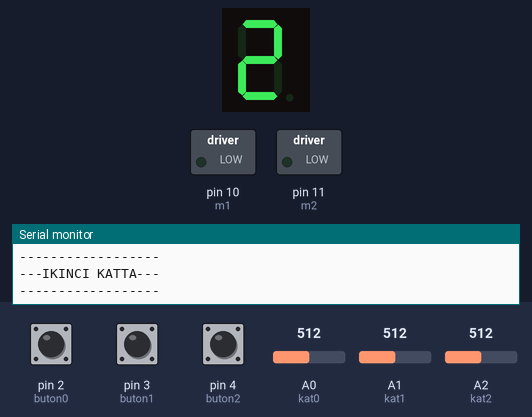
A sketch run on a simulated Arduino Uno, built with avr-gcc and run on an emulated ATmega328P. Parts: 1-digit seven-segment display, switched loads named in the sketch (green lamp = pin HIGH), the last lines printed to the serial monitor. Wiring (inferred from the names in the program): 1-digit 7-segment display, segments lit when HIGH: segments pin 9, pin 8, pin 7, pin 6, pin 5, pin 12, pin 13. The test bench sets the inputs (shaded band); at power-on: pin 2 (buton0) LOW, A0 (kat0) = 512, pin 3 (buton1) LOW, A2 (kat2) = 512, A1 (kat1) = 512, pin 4 (buton2) LOW. The segment pins are drawn as the display they are named for; pins used as bus, display or sensor lines are not drawn.

Above: at 1.2 s.
1.3 s: pin 2 (buton0) pulled HIGH for 0.15 s
At 1.7 s:
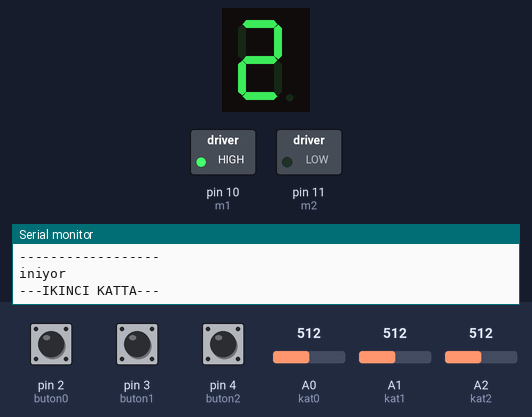
2.9 s: A0 (kat0) set to 489
At 4.0 s:
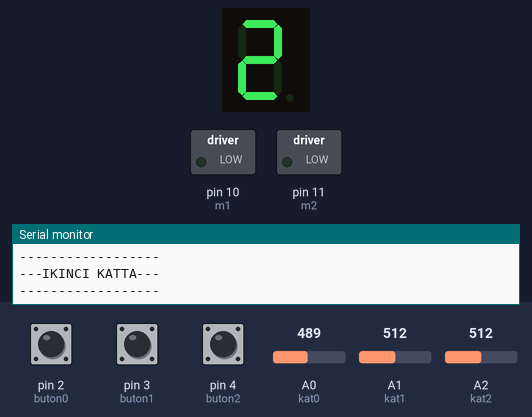
5.9 s: pin 3 (buton1) pulled HIGH for 0.15 s
At 6.5 s:
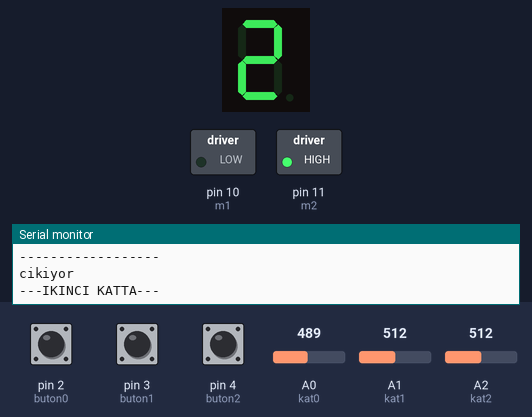
7.5 s: A2 (kat2) set to 710
At 7.9 s:
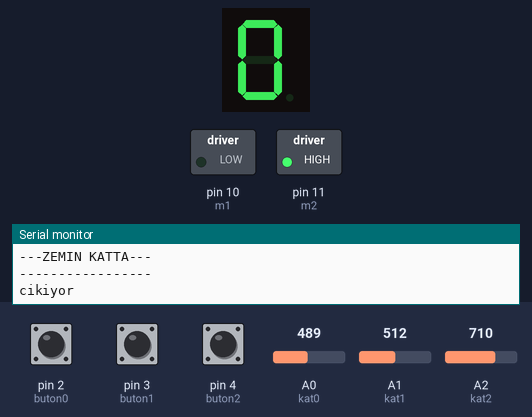
9.0 s: A1 (kat1) set to 216
10.5 s: A1 (kat1) set to 190
At 12.0 s:
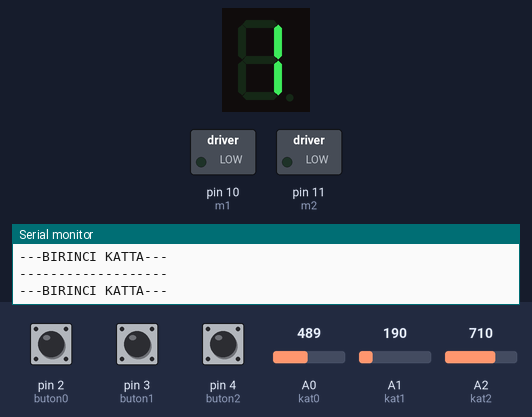
Timing chart, 0 to 13.0 s (numbered marks = the images above; inputs shaded):
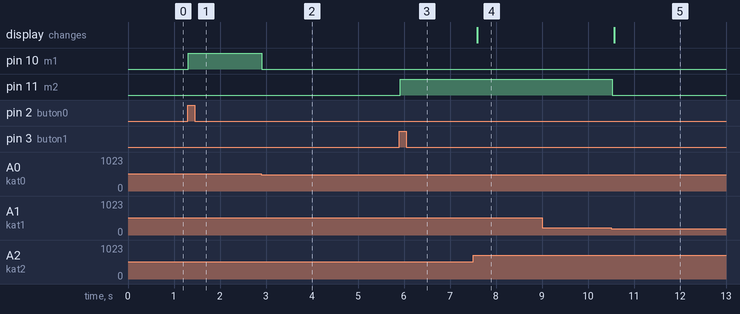

The sketch:

TAMAMLANMIS_KOD_KARARSIZ--SERI_EKRAN_VAR.ino
```cpp
/* PROGRAM TEMEL OLARAK TAMAMLANDI ANCAK DAHA MAKET KISMI BİTMEDİĞİ İÇİN TAHMİNİ OLARAK BU DEVREYE EK OLARAK 2 VEYA 3 TANE DAHA LDR VE HER KATTA 2 LDR KULLANILACAK VE O LDRLER ASANSÖRÜN BOYU KADAR ARALIKTA OLACAK ÇÜNKÜ
  HER KAT İÇİN TEK LDR OLURSA EĞER ASANSÖR İNERKEN VEYA ÇIKARKEN YARISI BOŞLUKTA KALIR. LDRLERİN DEĞERLERİ MAKET ÜZERİNDE VE GÜN IŞIĞINDA DENENMEMİŞTİR SADECE NOARD ÜZERİNDE VE ODA ORTAMINDA DENENMİŞTİR. */


int
buton0 = 2,         //BUTONLAR TANIMLANIYOR
buton1 = 3,
buton2 = 4,

kat0 = A0,           //LDRLER TANIMLANIYOR
kat1 = A1,
kat2 = A2,

m1 = 10,              // MOTOR UCLARI TANIMLANIYOR
m2 = 11,


B = 8,              //DİSPLAY BACAKLARI TANIMLANIYOR
A = 9,
F = 12,
G = 13,
C = 7,
D = 6,
E = 5,
//---------------------------DEĞİŞKELER TANIMLANIYOR--------------------//
buton0durum = 0,    //BUTONLAR OKUNUP BU DEĞERE ATAACAK
buton1durum = 0,
buton2durum = 0,

buton0sond = 0,     // BUTONLARIN SON DURUMLARI KAYDEDİLECEK
buton1sond = 0,
buton2sond = 0,

buton0sayac = 0,    // BUTONLARA KAÇ DEFA BASILDIĞI SAKLANACAK
buton1sayac = 0,
buton2sayac = 0,

kat0buton = 0,    //
kat1buton = 0,
kat2buton = 0,

kat0deger = 0,
kat1deger = 0,
kat2deger = 0,
katdurum = 0;

void setup() {
  Serial.begin(9600);

  //--------------------I/O'LAR AYARLANIYOR------------------//
  pinMode(buton0, INPUT);
  pinMode(buton1, INPUT);
  pinMode(buton2, INPUT);

  pinMode(kat0, INPUT);
  pinMode(kat1, INPUT);
  pinMode(kat2, INPUT);

  pinMode(m1, OUTPUT);
  pinMode(m2, OUTPUT);

  pinMode(A, OUTPUT);
  pinMode(B, OUTPUT);
  pinMode(C, OUTPUT);
  pinMode(D, OUTPUT);
  pinMode(E, OUTPUT);
  pinMode(F, OUTPUT);
  pinMode(G, OUTPUT);

  //--------------------BAŞLANGIÇ SET AYARI YAPILIYOR-------//
  digitalWrite(A, LOW);
  digitalWrite(B, LOW);
  digitalWrite(C, LOW);
  digitalWrite(D, LOW);
  digitalWrite(E, LOW);
  digitalWrite(F, LOW);
  digitalWrite(G, LOW);

  digitalWrite(m1, LOW);
  digitalWrite(m2, LOW);
}


//-------------------MOTOR DURUMLARI AYARLANIYOR-------------------------------//
void ileri() {                              // MOTORU İLERİ SÜRMEK İÇİN BU KISIM DEVREYE GİRECEK
  digitalWrite(m1, LOW);
  digitalWrite(m2, HIGH);
}

void geri() {                               // MOTORU GERİ SÜRMEK İÇİN BU KISIM DEVREYE GİRECEK
  digitalWrite(m1, HIGH);
  digitalWrite(m2, LOW);
}

void dur() {                                // MOTORU DURDURMAK İÇİN BU KISIM DEVREYE GİRECEK
  digitalWrite(m1, LOW);
  digitalWrite(m2, LOW);
}

void loop() {

      // OKUNAN DEGERLER BELİRLENEN DEĞİŞKENLERE ATANIYOR

  buton0durum = digitalRead (buton0);
    if (buton0durum != buton0sond){
      if (buton0durum == HIGH){
        buton0sayac++;
      }
    }
      buton0sond = buton0durum ;
      if (buton0sayac == 1 ){
        kat0buton = HIGH;
      }
      else {
        kat0buton = LOW;
      }


  buton1durum = digitalRead (buton1);
    if (buton1durum != buton1sond){
      if (buton1durum == HIGH){
        buton1sayac++;
      }
    }
      buton1sond = buton1durum ;
      if (buton1sayac == 1 ){
        kat1buton = HIGH;
      }
      else {
        kat1buton = LOW;
      }


  buton2durum = digitalRead (buton2);
    if (buton2durum != buton2sond){
      if (buton2durum == HIGH){
        buton2sayac++;
      }
    }
      buton2sond = buton2durum ;
      if (buton2sayac == 1){
        kat2buton = HIGH;
      }
      else {
        kat2buton = LOW;
      }

  kat0deger = analogRead (kat0);
  kat1deger = analogRead (kat1);
  kat2deger = analogRead (kat2);
  //-----------------------------ASANSOR KONTROL EDILIYOR--------------------------//

  //----------------------------ZEMIN KATA BASILDIGINDA------------------------------------------//
  if (kat0buton == HIGH && katdurum != 0) {

    if (katdurum == 1) {
      if (kat0deger > 500) {
      Serial.println("iniyor");
        geri();
      }
      else if (kat0deger < 500) {
      Serial.println("duruyor");
      buton0sayac = 0;
        dur();
      }
    }

    else if (katdurum == 2) {
      if (kat0deger > 500) {
      Serial.println("iniyor");
        geri();
      }
      else if (kat0deger < 500) {
      Serial.println("duruyor");
      buton0sayac = 0;
      dur();
      }
    }
  }
  if (kat0deger < 500) {
    katdurum = 0;
  }


  //-------------------------------BIRINCI KATA BASILDIGINDA----------------------------------------//
  if (kat1buton == HIGH && katdurum != 1) {
    if (katdurum == 0) {
      if (kat1deger > 200) {
      Serial.println("cikiyor");
        ileri();
      }
      else if (kat1deger < 200) {
      Serial.println("duruyor");
      buton1sayac = 0;
        dur();
      }
    }

    else if (katdurum == 2) {
      if (kat1deger > 200) {
      Serial.println("iniyor");
        geri();
      }
      else if (kat1deger < 200) {
      Serial.println("duruyor");
      buton1sayac = 0;
        dur();
      }
    }
  }
  if (kat1deger < 200) {
    katdurum = 1;
  }


  //-----------------------------------IKINCI KATA BASILDIGINDA-----------------------------------------//
  if (kat2buton == HIGH && katdurum != 2) {

    if (katdurum == 0) {
      if (kat2deger > 700) {
      Serial.println("cikiyor");
        ileri();
      }
      else if (kat2deger < 700) {
      Serial.println("duruyor");
      buton2sayac = 0;
        dur();
      }
    }

    else if (katdurum == 1) {
      if (kat2deger > 700) {
      Serial.println("cikiyor");
        ileri();
      }
      else if (kat2deger < 700){
      Serial.println("duruyor");
      buton2sayac = 0;
        dur();
      }
    }
  }
  if (kat2deger < 700) {
    katdurum = 2;
  }

  //--------------------------SERİ EKRAN VE DİSPLAY İÇİN KAT BİLGİLERİ YAZILIYO-------------------------//
  if (katdurum == 0) {
    Serial.println("---ZEMIN KATTA---");
    Serial.println("-----------------");
    digitalWrite(A, HIGH);
    digitalWrite(B, HIGH);
    digitalWrite(C, HIGH);
    digitalWrite(D, HIGH);
    digitalWrite(E, HIGH);
    digitalWrite(F, HIGH);
    digitalWrite(G, LOW);
  }
  else if (katdurum == 1) {
    Serial.println("---BIRINCI KATTA---");
    Serial.println("-------------------");
    digitalWrite(A, LOW);
    digitalWrite(B, HIGH);
    digitalWrite(C, HIGH);
    digitalWrite(D, LOW);
    digitalWrite(E, LOW);
    digitalWrite(F, LOW);
    digitalWrite(G, LOW);
  }
  else if (katdurum == 2) {
    Serial.println("---IKINCI KATTA---");
    Serial.println("------------------");
    digitalWrite(A, HIGH);
    digitalWrite(B, HIGH);
    digitalWrite(C, LOW);
    digitalWrite(D, HIGH);
    digitalWrite(E, HIGH);
    digitalWrite(F, LOW);
    digitalWrite(G, HIGH);
  }
}
```

Measured:
- the behaviour switches between 500 and 499 on A0 (kat0) (found by bisection; images 1 and 2)
- the behaviour switches between 200 and 199 on A1 (kat1) (found by bisection; images 4 and 5)
- after the input at 1.3 s, pin 10 (m1): LOW → HIGH at once
- after the input at 2.9 s, pin 10 (m1): HIGH → LOW at once
- after the input at 5.9 s, pin 11 (m2): LOW → HIGH at once
- after the input at 7.5 s, the display: changes after 0.09 s (image 4)
- after the input at 10.5 s, pin 11 (m2): HIGH → LOW at once; the display: changes after 0.07 s (image 5)
